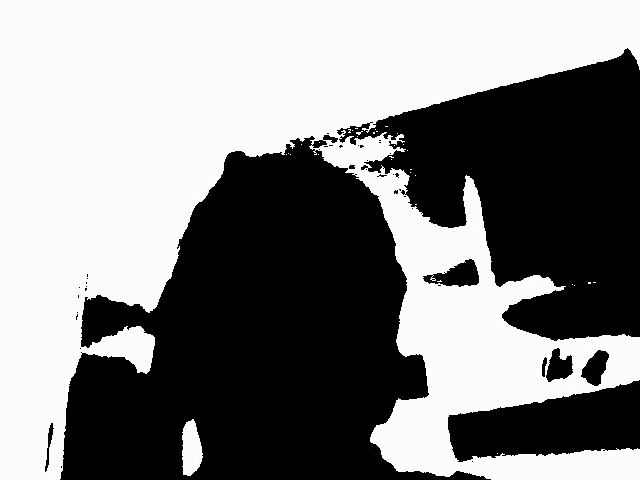
#> input picture frame 17 of Assignment27/part3/sajjad.mp4, 640 x 480 px, given in place of the camera
$ python main.py
#> lines starting #> are read from the running program, lines starting #| are printed output that depends on the picture; after the words box and inside, x2 and y2 are one past the last pixel; in counts of white or black regions, pixels touching at a corner belong together
import cv2

import numpy
cap=cv2.VideoCapture(0)
_,frame=cap.read()
#> frame is the input picture: shape (480, 640, 3); mean B, G, R 130.9, 132.5, 131.4
satr=frame.shape[0]
#> satr = 480
sotoon=frame.shape[1]
#> sotoon = 640
writer=cv2.VideoWriter("result.mp4",cv2.VideoWriter_fourcc(*'MJPG'),30,(satr,sotoon))
while True:
    _,frame=cap.read()
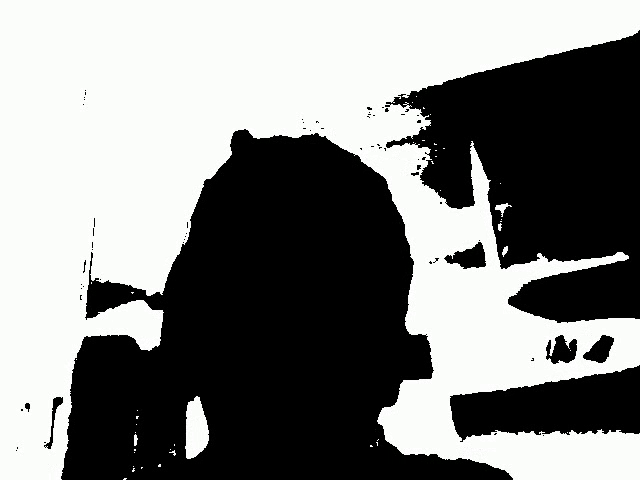
#> input picture frame 18 of Assignment27/part3/sajjad.mp4, 640 x 480 px, given in place of the camera
#> frame is the input picture: shape (480, 640, 3); mean B, G, R 129.6, 131.1, 130.1
    frame=cv2.cvtColor(frame,cv2.COLOR_RGB2GRAY)
#> frame: shape (480, 640)
    satr,sotoon=frame.shape
    w=frame[satr*2//5:satr*3//5,sotoon*2//5:sotoon*3//5]
#> w: shape (96, 128); every value is 0
    kernel=numpy.ones((41,41))/1661
    re_image=cv2.filter2D(frame, -1,kernel)
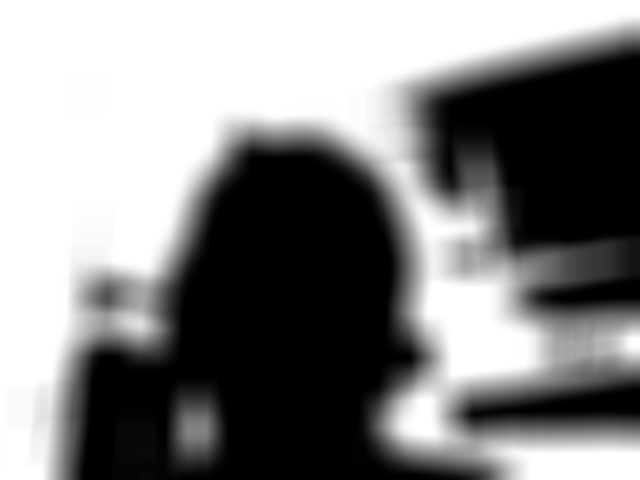
#> re_image: shape (480, 640); min 0, max 255, mean 132.2
    re_image[satr*2//5:satr*3//5,sotoon*2//5:sotoon*3//5]=w
#> re_image: shape (480, 640); 0.18% of pixels changed, all inside (x1, y1, x2, y2) = (359, 192, 384, 240)
    cv2.rectangle(re_image,(sotoon*2//5,satr*2//5),(sotoon*3//5,satr*3//5),0,4)
#> re_image: shape (480, 640); min 0, max 255, mean 132.1
    re_image[satr*2//5:satr*3//5,sotoon*2//5:sotoon*3//5]
    if numpy.average(w)>=170:
        color="white"
    elif numpy.average(w)<=85:
        color="black"
    else:
        color="gray"

    cv2.putText(re_image,color,(sotoon*2//5,satr*4//5),cv2.FONT_HERSHEY_COMPLEX_SMALL,2,0,3)
#> re_image: shape (480, 640); min 0, max 255, mean 132.1
    writer.write(re_image)
    cv2.imshow("result",re_image)
    if cv2.waitKey(1) & 0xFF==ord("q"):
#> (key q is pressed here)
        break
writer.release()

$ run again, starting later in the video
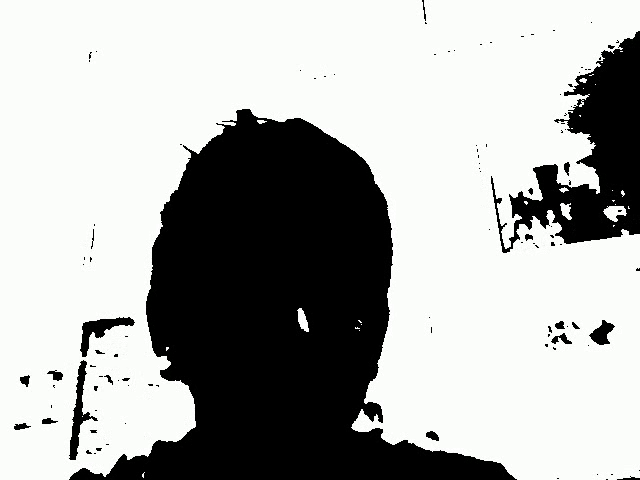
#> input picture frame 80 of Assignment27/part3/sajjad.mp4, 640 x 480 px, given in place of the camera
#> frame is the input picture: shape (480, 640, 3); mean B, G, R 172, 174, 172.6
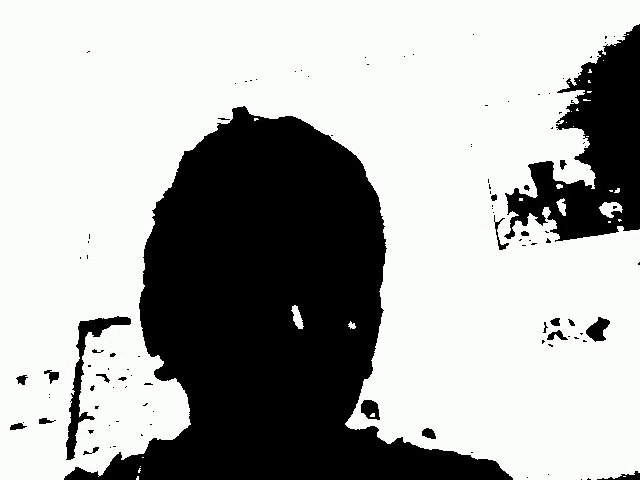
#> input picture frame 81 of Assignment27/part3/sajjad.mp4, 640 x 480 px, given in place of the camera
#> frame is the input picture: shape (480, 640, 3); mean B, G, R 170.5, 172.6, 171.2
#> frame: shape (480, 640)
#> `cv2.putText(re_image,color,(sotoon*2//5,satr*4//5),cv2.FONT_HERSHEY_CO..`:
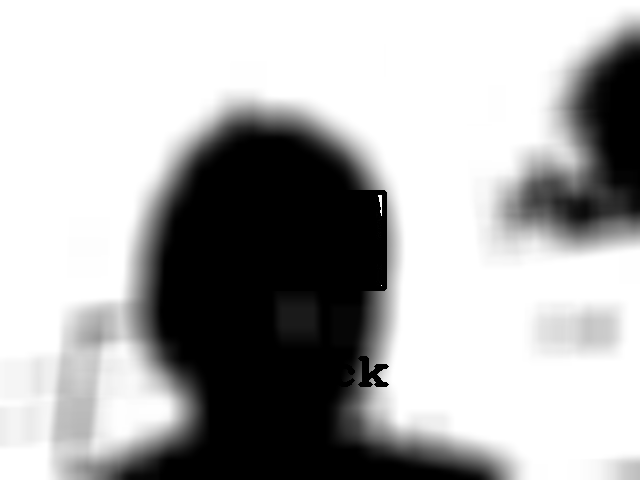
#> re_image: shape (480, 640); min 0, max 255, mean 173.1

$ run again, starting later in the video
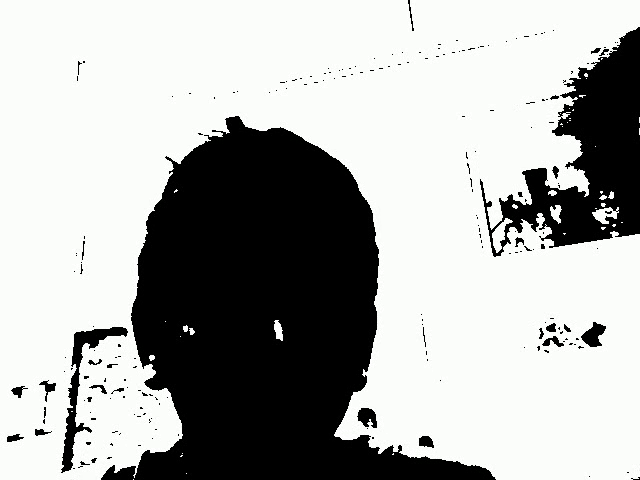
#> input picture frame 143 of Assignment27/part3/sajjad.mp4, 640 x 480 px, given in place of the camera
#> frame is the input picture: shape (480, 640, 3); mean B, G, R 172.9, 174.9, 173.6
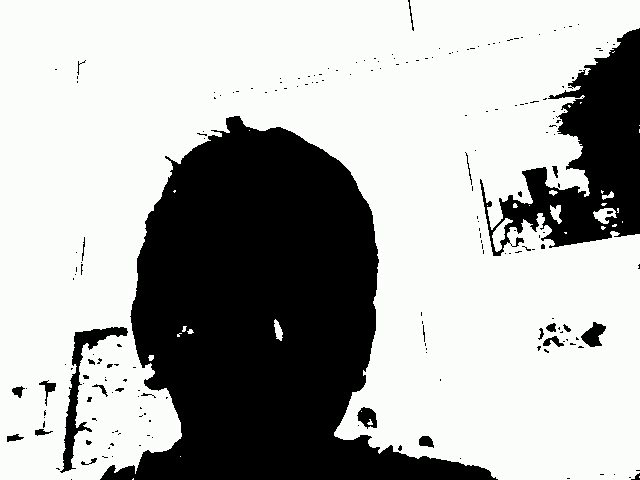
#> input picture frame 144 of Assignment27/part3/sajjad.mp4, 640 x 480 px, given in place of the camera
#> frame is the input picture: shape (480, 640, 3); mean B, G, R 172.7, 174.8, 173.4
#> frame: shape (480, 640)
#> `cv2.putText(re_image,color,(sotoon*2//5,satr*4//5),cv2.FONT_HERSHEY_CO..`:
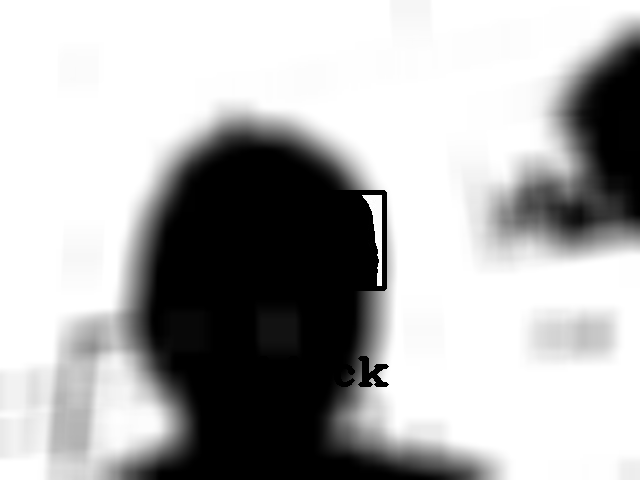
#> re_image: shape (480, 640); min 0, max 255, mean 175.2
